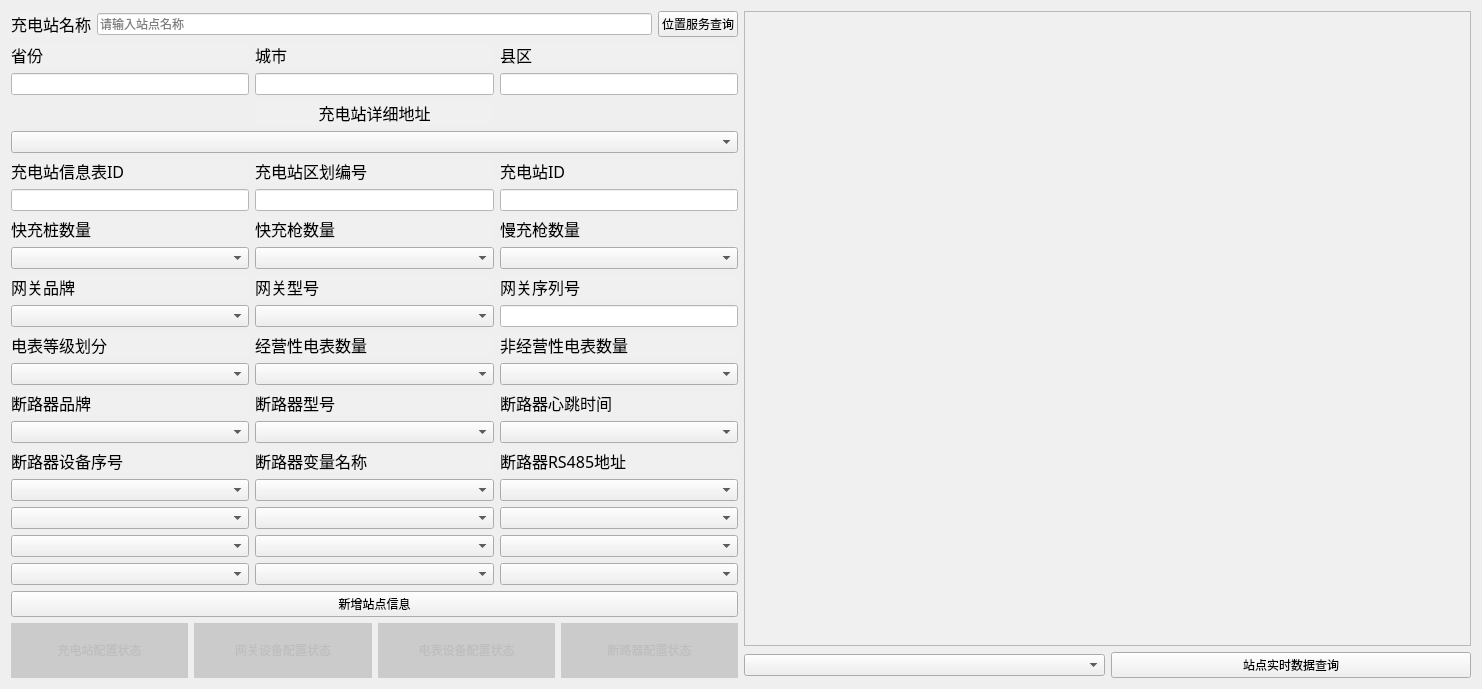
<?xml version="1.0" encoding="UTF-8"?>
<ui version="4.0">
 <class>Form</class>
 <widget class="QWidget" name="Form">
  <property name="geometry">
   <rect>
    <x>0</x>
    <y>0</y>
    <width>1482</width>
    <height>689</height>
   </rect>
  </property>
  <property name="contextMenuPolicy">
   <enum>Qt::DefaultContextMenu</enum>
  </property>
  <property name="windowTitle">
   <string>站点信息配置</string>
  </property>
  <property name="toolTip">
   <string/>
  </property>
  <layout class="QGridLayout" name="gridLayout">
   <item row="0" column="0">
    <layout class="QHBoxLayout" name="horizontalLayout">
     <item>
      <layout class="QVBoxLayout" name="verticalLayout">
       <item>
        <layout class="QGridLayout" name="gridLayout_3">
         <item row="19" column="2">
          <widget class="QComboBox" name="comboBox_cut_485_address_1">
           <property name="styleSheet">
            <string notr="true">font: 75 12pt &quot;Times New Roman&quot;;
font: 75 12pt &quot;宋体&quot;;</string>
           </property>
          </widget>
         </item>
         <item row="4" column="2">
          <widget class="QLabel" name="label_24">
           <property name="font">
            <font>
             <family>宋体</family>
             <pointsize>12</pointsize>
             <weight>9</weight>
             <italic>false</italic>
             <bold>false</bold>
            </font>
           </property>
           <property name="styleSheet">
            <string notr="true">background-color: rgb(240, 240, 240);
font: 75 12pt &quot;Times New Roman&quot;;
font: 75 12pt &quot;宋体&quot;;</string>
           </property>
           <property name="text">
            <string extracomment="是否">县区</string>
           </property>
          </widget>
         </item>
         <item row="12" column="0">
          <widget class="QLabel" name="label_34">
           <property name="font">
            <font>
             <family>宋体</family>
             <pointsize>12</pointsize>
             <weight>9</weight>
             <italic>false</italic>
             <bold>false</bold>
            </font>
           </property>
           <property name="styleSheet">
            <string notr="true">background-color: rgb(240, 240, 240);
font: 75 12pt &quot;Times New Roman&quot;;
font: 75 12pt &quot;宋体&quot;;</string>
           </property>
           <property name="text">
            <string>网关品牌</string>
           </property>
          </widget>
         </item>
         <item row="12" column="2">
          <widget class="QLabel" name="label_33">
           <property name="font">
            <font>
             <family>宋体</family>
             <pointsize>12</pointsize>
             <weight>9</weight>
             <italic>false</italic>
             <bold>false</bold>
            </font>
           </property>
           <property name="styleSheet">
            <string notr="true">background-color: rgb(240, 240, 240);
font: 75 12pt &quot;Times New Roman&quot;;
font: 75 12pt &quot;宋体&quot;;</string>
           </property>
           <property name="text">
            <string>网关序列号</string>
           </property>
          </widget>
         </item>
         <item row="17" column="0">
          <widget class="QComboBox" name="comboBox_cut_brand">
           <property name="styleSheet">
            <string notr="true">font: 75 12pt &quot;Times New Roman&quot;;
font: 75 12pt &quot;宋体&quot;;</string>
           </property>
          </widget>
         </item>
         <item row="9" column="1">
          <widget class="QLineEdit" name="adcode_edit">
           <property name="enabled">
            <bool>false</bool>
           </property>
           <property name="styleSheet">
            <string notr="true">background-color: rgb(255, 255, 255);
font: 75 12pt &quot;Times New Roman&quot;;
font: 75 12pt &quot;宋体&quot;;</string>
           </property>
           <property name="text">
            <string/>
           </property>
           <property name="readOnly">
            <bool>true</bool>
           </property>
           <property name="placeholderText">
            <string/>
           </property>
          </widget>
         </item>
         <item row="21" column="1">
          <widget class="QComboBox" name="comboBox_cut_variable_3">
           <property name="styleSheet">
            <string notr="true">font: 75 12pt &quot;Times New Roman&quot;;
font: 75 12pt &quot;宋体&quot;;</string>
           </property>
          </widget>
         </item>
         <item row="21" column="2">
          <widget class="QComboBox" name="comboBox_cut_485_address_3">
           <property name="styleSheet">
            <string notr="true">font: 75 12pt &quot;Times New Roman&quot;;
font: 75 12pt &quot;宋体&quot;;</string>
           </property>
          </widget>
         </item>
         <item row="11" column="0">
          <widget class="QComboBox" name="comboBox_fast_pile_num">
           <property name="enabled">
            <bool>true</bool>
           </property>
           <property name="styleSheet">
            <string notr="true">font: 75 12pt &quot;Times New Roman&quot;;
font: 75 12pt &quot;宋体&quot;;</string>
           </property>
          </widget>
         </item>
         <item row="13" column="1">
          <widget class="QComboBox" name="comboBox_gateway_model">
           <property name="styleSheet">
            <string notr="true">font: 75 12pt &quot;Times New Roman&quot;;
font: 75 12pt &quot;宋体&quot;;</string>
           </property>
          </widget>
         </item>
         <item row="15" column="0">
          <widget class="QComboBox" name="comboBox_electricity_level">
           <property name="enabled">
            <bool>true</bool>
           </property>
           <property name="styleSheet">
            <string notr="true">font: 75 12pt &quot;Times New Roman&quot;;
font: 75 12pt &quot;宋体&quot;;</string>
           </property>
          </widget>
         </item>
         <item row="19" column="0">
          <widget class="QComboBox" name="comboBox_cut_serial_1">
           <property name="styleSheet">
            <string notr="true">font: 75 12pt &quot;Times New Roman&quot;;
font: 75 12pt &quot;宋体&quot;;</string>
           </property>
          </widget>
         </item>
         <item row="4" column="1">
          <widget class="QLabel" name="label_23">
           <property name="font">
            <font>
             <family>宋体</family>
             <pointsize>12</pointsize>
             <weight>9</weight>
             <italic>false</italic>
             <bold>false</bold>
            </font>
           </property>
           <property name="styleSheet">
            <string notr="true">background-color: rgb(240, 240, 240);
font: 75 12pt &quot;Times New Roman&quot;;
font: 75 12pt &quot;宋体&quot;;</string>
           </property>
           <property name="text">
            <string>城市</string>
           </property>
          </widget>
         </item>
         <item row="22" column="2">
          <widget class="QComboBox" name="comboBox_cut_485_address_4">
           <property name="styleSheet">
            <string notr="true">font: 75 12pt &quot;Times New Roman&quot;;
font: 75 12pt &quot;宋体&quot;;</string>
           </property>
          </widget>
         </item>
         <item row="8" column="1">
          <widget class="QLabel" name="label_29">
           <property name="font">
            <font>
             <family>宋体</family>
             <pointsize>12</pointsize>
             <weight>9</weight>
             <italic>false</italic>
             <bold>false</bold>
            </font>
           </property>
           <property name="styleSheet">
            <string notr="true">background-color: rgb(240, 240, 240);
font: 75 12pt &quot;Times New Roman&quot;;
font: 75 12pt &quot;宋体&quot;;</string>
           </property>
           <property name="text">
            <string>充电站区划编号</string>
           </property>
          </widget>
         </item>
         <item row="22" column="1">
          <widget class="QComboBox" name="comboBox_cut_variable_4">
           <property name="styleSheet">
            <string notr="true">font: 75 12pt &quot;Times New Roman&quot;;
font: 75 12pt &quot;宋体&quot;;</string>
           </property>
          </widget>
         </item>
         <item row="5" column="2">
          <widget class="QLineEdit" name="region_name_edit">
           <property name="enabled">
            <bool>false</bool>
           </property>
           <property name="styleSheet">
            <string notr="true">background-color: rgb(255, 255, 255);
font: 75 12pt &quot;Times New Roman&quot;;
font: 75 12pt &quot;宋体&quot;;</string>
           </property>
           <property name="text">
            <string/>
           </property>
           <property name="readOnly">
            <bool>true</bool>
           </property>
           <property name="placeholderText">
            <string/>
           </property>
          </widget>
         </item>
         <item row="5" column="1">
          <widget class="QLineEdit" name="city_name_edit">
           <property name="enabled">
            <bool>false</bool>
           </property>
           <property name="styleSheet">
            <string notr="true">background-color: rgb(255, 255, 255);
font: 75 12pt &quot;Times New Roman&quot;;
font: 75 12pt &quot;宋体&quot;;</string>
           </property>
           <property name="text">
            <string/>
           </property>
           <property name="readOnly">
            <bool>true</bool>
           </property>
           <property name="placeholderText">
            <string/>
           </property>
          </widget>
         </item>
         <item row="6" column="1">
          <widget class="QLabel" name="label_25">
           <property name="font">
            <font>
             <family>宋体</family>
             <pointsize>12</pointsize>
             <weight>9</weight>
             <italic>false</italic>
             <bold>false</bold>
            </font>
           </property>
           <property name="styleSheet">
            <string notr="true">background-color: rgb(240, 240, 240);
font: 75 12pt &quot;Times New Roman&quot;;
font: 75 12pt &quot;宋体&quot;;</string>
           </property>
           <property name="text">
            <string>&lt;html&gt;&lt;head/&gt;&lt;body&gt;&lt;p align=&quot;center&quot;&gt;充电站详细地址&lt;/p&gt;&lt;/body&gt;&lt;/html&gt;</string>
           </property>
          </widget>
         </item>
         <item row="18" column="0">
          <widget class="QLabel" name="label_41">
           <property name="font">
            <font>
             <family>宋体</family>
             <pointsize>12</pointsize>
             <weight>9</weight>
             <italic>false</italic>
             <bold>false</bold>
            </font>
           </property>
           <property name="styleSheet">
            <string notr="true">background-color: rgb(240, 240, 240);
font: 75 12pt &quot;Times New Roman&quot;;
font: 75 12pt &quot;宋体&quot;;</string>
           </property>
           <property name="text">
            <string>断路器设备序号</string>
           </property>
          </widget>
         </item>
         <item row="17" column="2">
          <widget class="QComboBox" name="comboBox_cut_heart">
           <property name="styleSheet">
            <string notr="true">font: 75 12pt &quot;Times New Roman&quot;;
font: 75 12pt &quot;宋体&quot;;</string>
           </property>
          </widget>
         </item>
         <item row="10" column="0">
          <widget class="QLabel" name="label_28">
           <property name="font">
            <font>
             <family>宋体</family>
             <pointsize>12</pointsize>
             <weight>9</weight>
             <italic>false</italic>
             <bold>false</bold>
            </font>
           </property>
           <property name="styleSheet">
            <string notr="true">background-color: rgb(240, 240, 240);
font: 75 12pt &quot;Times New Roman&quot;;
font: 75 12pt &quot;宋体&quot;;</string>
           </property>
           <property name="text">
            <string>快充桩数量</string>
           </property>
          </widget>
         </item>
         <item row="9" column="0">
          <widget class="QLineEdit" name="sql_table_id_edit">
           <property name="enabled">
            <bool>false</bool>
           </property>
           <property name="styleSheet">
            <string notr="true">background-color: rgb(255, 255, 255);
font: 75 12pt &quot;Times New Roman&quot;;
font: 75 12pt &quot;宋体&quot;;</string>
           </property>
           <property name="text">
            <string/>
           </property>
           <property name="readOnly">
            <bool>true</bool>
           </property>
           <property name="placeholderText">
            <string/>
           </property>
          </widget>
         </item>
         <item row="14" column="1">
          <widget class="QLabel" name="label_37">
           <property name="font">
            <font>
             <family>宋体</family>
             <pointsize>12</pointsize>
             <weight>9</weight>
             <italic>false</italic>
             <bold>false</bold>
            </font>
           </property>
           <property name="styleSheet">
            <string notr="true">background-color: rgb(240, 240, 240);
font: 75 12pt &quot;Times New Roman&quot;;
font: 75 12pt &quot;宋体&quot;;</string>
           </property>
           <property name="text">
            <string>经营性电表数量</string>
           </property>
          </widget>
         </item>
         <item row="4" column="0">
          <widget class="QLabel" name="label_22">
           <property name="font">
            <font>
             <family>宋体</family>
             <pointsize>12</pointsize>
             <weight>9</weight>
             <italic>false</italic>
             <bold>false</bold>
            </font>
           </property>
           <property name="styleSheet">
            <string notr="true">background-color: rgb(240, 240, 240);
font: 75 12pt &quot;Times New Roman&quot;;
font: 75 12pt &quot;宋体&quot;;</string>
           </property>
           <property name="text">
            <string>省份</string>
           </property>
          </widget>
         </item>
         <item row="18" column="2">
          <widget class="QLabel" name="label_39">
           <property name="font">
            <font>
             <family>宋体</family>
             <pointsize>12</pointsize>
             <weight>9</weight>
             <italic>false</italic>
             <bold>false</bold>
            </font>
           </property>
           <property name="styleSheet">
            <string notr="true">background-color: rgb(240, 240, 240);
font: 75 12pt &quot;Times New Roman&quot;;
font: 75 12pt &quot;宋体&quot;;</string>
           </property>
           <property name="text">
            <string>断路器RS485地址</string>
           </property>
          </widget>
         </item>
         <item row="16" column="0">
          <widget class="QLabel" name="label_40">
           <property name="font">
            <font>
             <family>宋体</family>
             <pointsize>12</pointsize>
             <weight>9</weight>
             <italic>false</italic>
             <bold>false</bold>
            </font>
           </property>
           <property name="styleSheet">
            <string notr="true">background-color: rgb(240, 240, 240);
font: 75 12pt &quot;Times New Roman&quot;;
font: 75 12pt &quot;宋体&quot;;</string>
           </property>
           <property name="text">
            <string>断路器品牌</string>
           </property>
          </widget>
         </item>
         <item row="15" column="1">
          <widget class="QComboBox" name="comboBox_strong_electricity_num">
           <property name="enabled">
            <bool>true</bool>
           </property>
           <property name="styleSheet">
            <string notr="true">font: 75 12pt &quot;Times New Roman&quot;;
font: 75 12pt &quot;宋体&quot;;</string>
           </property>
          </widget>
         </item>
         <item row="15" column="2">
          <widget class="QComboBox" name="comboBox_weak_electricity_num">
           <property name="enabled">
            <bool>true</bool>
           </property>
           <property name="styleSheet">
            <string notr="true">font: 75 12pt &quot;Times New Roman&quot;;
font: 75 12pt &quot;宋体&quot;;</string>
           </property>
          </widget>
         </item>
         <item row="16" column="1">
          <widget class="QLabel" name="label_38">
           <property name="font">
            <font>
             <family>宋体</family>
             <pointsize>12</pointsize>
             <weight>9</weight>
             <italic>false</italic>
             <bold>false</bold>
            </font>
           </property>
           <property name="styleSheet">
            <string notr="true">background-color: rgb(240, 240, 240);
font: 75 12pt &quot;Times New Roman&quot;;
font: 75 12pt &quot;宋体&quot;;</string>
           </property>
           <property name="text">
            <string>断路器型号</string>
           </property>
          </widget>
         </item>
         <item row="20" column="2">
          <widget class="QComboBox" name="comboBox_cut_485_address_2">
           <property name="styleSheet">
            <string notr="true">font: 75 12pt &quot;Times New Roman&quot;;
font: 75 12pt &quot;宋体&quot;;</string>
           </property>
          </widget>
         </item>
         <item row="14" column="2">
          <widget class="QLabel" name="label_35">
           <property name="font">
            <font>
             <family>宋体</family>
             <pointsize>12</pointsize>
             <weight>9</weight>
             <italic>false</italic>
             <bold>false</bold>
            </font>
           </property>
           <property name="styleSheet">
            <string notr="true">background-color: rgb(240, 240, 240);
font: 75 12pt &quot;Times New Roman&quot;;
font: 75 12pt &quot;宋体&quot;;</string>
           </property>
           <property name="text">
            <string>非经营性电表数量</string>
           </property>
          </widget>
         </item>
         <item row="8" column="2">
          <widget class="QLabel" name="label_30">
           <property name="font">
            <font>
             <family>宋体</family>
             <pointsize>12</pointsize>
             <weight>9</weight>
             <italic>false</italic>
             <bold>false</bold>
            </font>
           </property>
           <property name="styleSheet">
            <string notr="true">background-color: rgb(240, 240, 240);
font: 75 12pt &quot;Times New Roman&quot;;
font: 75 12pt &quot;宋体&quot;;</string>
           </property>
           <property name="text">
            <string>充电站ID</string>
           </property>
          </widget>
         </item>
         <item row="21" column="0">
          <widget class="QComboBox" name="comboBox_cut_serial_3">
           <property name="styleSheet">
            <string notr="true">font: 75 12pt &quot;Times New Roman&quot;;
font: 75 12pt &quot;宋体&quot;;</string>
           </property>
          </widget>
         </item>
         <item row="18" column="1">
          <widget class="QLabel" name="label_43">
           <property name="font">
            <font>
             <family>宋体</family>
             <pointsize>12</pointsize>
             <weight>9</weight>
             <italic>false</italic>
             <bold>false</bold>
            </font>
           </property>
           <property name="styleSheet">
            <string notr="true">background-color: rgb(240, 240, 240);
font: 75 12pt &quot;Times New Roman&quot;;
font: 75 12pt &quot;宋体&quot;;</string>
           </property>
           <property name="text">
            <string>断路器变量名称</string>
           </property>
          </widget>
         </item>
         <item row="8" column="0">
          <widget class="QLabel" name="label_31">
           <property name="font">
            <font>
             <family>宋体</family>
             <pointsize>12</pointsize>
             <weight>9</weight>
             <italic>false</italic>
             <bold>false</bold>
            </font>
           </property>
           <property name="styleSheet">
            <string notr="true">background-color: rgb(240, 240, 240);
font: 75 12pt &quot;Times New Roman&quot;;
font: 75 12pt &quot;宋体&quot;;</string>
           </property>
           <property name="text">
            <string>充电站信息表ID</string>
           </property>
          </widget>
         </item>
         <item row="17" column="1">
          <widget class="QComboBox" name="comboBox_cut_model">
           <property name="styleSheet">
            <string notr="true">font: 75 12pt &quot;Times New Roman&quot;;
font: 75 12pt &quot;宋体&quot;;</string>
           </property>
          </widget>
         </item>
         <item row="12" column="1">
          <widget class="QLabel" name="label_32">
           <property name="font">
            <font>
             <family>宋体</family>
             <pointsize>12</pointsize>
             <weight>9</weight>
             <italic>false</italic>
             <bold>false</bold>
            </font>
           </property>
           <property name="styleSheet">
            <string notr="true">background-color: rgb(240, 240, 240);
font: 75 12pt &quot;Times New Roman&quot;;
font: 75 12pt &quot;宋体&quot;;</string>
           </property>
           <property name="text">
            <string>网关型号</string>
           </property>
          </widget>
         </item>
         <item row="10" column="1">
          <widget class="QLabel" name="label_27">
           <property name="font">
            <font>
             <family>宋体</family>
             <pointsize>12</pointsize>
             <weight>9</weight>
             <italic>false</italic>
             <bold>false</bold>
            </font>
           </property>
           <property name="styleSheet">
            <string notr="true">background-color: rgb(240, 240, 240);
font: 75 12pt &quot;Times New Roman&quot;;
font: 75 12pt &quot;宋体&quot;;</string>
           </property>
           <property name="text">
            <string>快充枪数量</string>
           </property>
          </widget>
         </item>
         <item row="14" column="0">
          <widget class="QLabel" name="label_36">
           <property name="font">
            <font>
             <family>宋体</family>
             <pointsize>12</pointsize>
             <weight>9</weight>
             <italic>false</italic>
             <bold>false</bold>
            </font>
           </property>
           <property name="styleSheet">
            <string notr="true">background-color: rgb(240, 240, 240);
font: 75 12pt &quot;Times New Roman&quot;;
font: 75 12pt &quot;宋体&quot;;</string>
           </property>
           <property name="text">
            <string>电表等级划分</string>
           </property>
          </widget>
         </item>
         <item row="13" column="2">
          <widget class="QLineEdit" name="gateway_serial_edit">
           <property name="styleSheet">
            <string notr="true">background-color: rgb(255, 255, 255);
font: 75 12pt &quot;Times New Roman&quot;;
font: 75 12pt &quot;宋体&quot;;</string>
           </property>
           <property name="text">
            <string/>
           </property>
           <property name="placeholderText">
            <string/>
           </property>
          </widget>
         </item>
         <item row="9" column="2">
          <widget class="QLineEdit" name="position_id_edit">
           <property name="enabled">
            <bool>false</bool>
           </property>
           <property name="styleSheet">
            <string notr="true">background-color: rgb(255, 255, 255);
font: 75 12pt &quot;Times New Roman&quot;;
font: 75 12pt &quot;宋体&quot;;</string>
           </property>
           <property name="text">
            <string/>
           </property>
           <property name="readOnly">
            <bool>true</bool>
           </property>
           <property name="placeholderText">
            <string/>
           </property>
          </widget>
         </item>
         <item row="11" column="1">
          <widget class="QComboBox" name="comboBox_fast_gun_num">
           <property name="enabled">
            <bool>true</bool>
           </property>
           <property name="styleSheet">
            <string notr="true">font: 75 12pt &quot;Times New Roman&quot;;
font: 75 12pt &quot;宋体&quot;;</string>
           </property>
          </widget>
         </item>
         <item row="19" column="1">
          <widget class="QComboBox" name="comboBox_cut_variable_1">
           <property name="styleSheet">
            <string notr="true">font: 75 12pt &quot;Times New Roman&quot;;
font: 75 12pt &quot;宋体&quot;;</string>
           </property>
          </widget>
         </item>
         <item row="5" column="0">
          <widget class="QLineEdit" name="province_name_edit">
           <property name="enabled">
            <bool>false</bool>
           </property>
           <property name="styleSheet">
            <string notr="true">background-color: rgb(255, 255, 255);
font: 75 12pt &quot;Times New Roman&quot;;
font: 75 12pt &quot;宋体&quot;;</string>
           </property>
           <property name="text">
            <string/>
           </property>
           <property name="readOnly">
            <bool>true</bool>
           </property>
           <property name="placeholderText">
            <string/>
           </property>
          </widget>
         </item>
         <item row="16" column="2">
          <widget class="QLabel" name="label_42">
           <property name="font">
            <font>
             <family>宋体</family>
             <pointsize>12</pointsize>
             <weight>9</weight>
             <italic>false</italic>
             <bold>false</bold>
            </font>
           </property>
           <property name="styleSheet">
            <string notr="true">background-color: rgb(240, 240, 240);
font: 75 12pt &quot;Times New Roman&quot;;
font: 75 12pt &quot;宋体&quot;;</string>
           </property>
           <property name="text">
            <string>断路器心跳时间</string>
           </property>
          </widget>
         </item>
         <item row="20" column="1">
          <widget class="QComboBox" name="comboBox_cut_variable_2">
           <property name="styleSheet">
            <string notr="true">font: 75 12pt &quot;Times New Roman&quot;;
font: 75 12pt &quot;宋体&quot;;</string>
           </property>
          </widget>
         </item>
         <item row="11" column="2">
          <widget class="QComboBox" name="comboBox_slow_gun_num">
           <property name="enabled">
            <bool>true</bool>
           </property>
           <property name="styleSheet">
            <string notr="true">font: 75 12pt &quot;Times New Roman&quot;;
font: 75 12pt &quot;宋体&quot;;</string>
           </property>
          </widget>
         </item>
         <item row="7" column="0" colspan="3">
          <widget class="QComboBox" name="comboBox_position_place">
           <property name="enabled">
            <bool>true</bool>
           </property>
           <property name="styleSheet">
            <string notr="true">font: 75 12pt &quot;Times New Roman&quot;;
font: 75 12pt &quot;宋体&quot;;
</string>
           </property>
          </widget>
         </item>
         <item row="20" column="0">
          <widget class="QComboBox" name="comboBox_cut_serial_2">
           <property name="styleSheet">
            <string notr="true">font: 75 12pt &quot;Times New Roman&quot;;
font: 75 12pt &quot;宋体&quot;;</string>
           </property>
          </widget>
         </item>
         <item row="10" column="2">
          <widget class="QLabel" name="label_26">
           <property name="font">
            <font>
             <family>宋体</family>
             <pointsize>12</pointsize>
             <weight>9</weight>
             <italic>false</italic>
             <bold>false</bold>
            </font>
           </property>
           <property name="styleSheet">
            <string notr="true">background-color: rgb(240, 240, 240);
font: 75 12pt &quot;Times New Roman&quot;;
font: 75 12pt &quot;宋体&quot;;</string>
           </property>
           <property name="text">
            <string>慢充枪数量</string>
           </property>
          </widget>
         </item>
         <item row="13" column="0">
          <widget class="QComboBox" name="comboBox_gateway_brand">
           <property name="styleSheet">
            <string notr="true">font: 75 12pt &quot;Times New Roman&quot;;
font: 75 12pt &quot;宋体&quot;;</string>
           </property>
          </widget>
         </item>
         <item row="22" column="0">
          <widget class="QComboBox" name="comboBox_cut_serial_4">
           <property name="styleSheet">
            <string notr="true">font: 75 12pt &quot;Times New Roman&quot;;
font: 75 12pt &quot;宋体&quot;;</string>
           </property>
          </widget>
         </item>
         <item row="3" column="0" colspan="3">
          <layout class="QHBoxLayout" name="horizontalLayout_3">
           <item>
            <widget class="QLabel" name="label_21">
             <property name="font">
              <font>
               <family>宋体</family>
               <pointsize>12</pointsize>
               <weight>9</weight>
               <italic>false</italic>
               <bold>false</bold>
              </font>
             </property>
             <property name="styleSheet">
              <string notr="true">background-color: rgb(240, 240, 240);
font: 75 12pt &quot;Times New Roman&quot;;
font: 75 12pt &quot;宋体&quot;;</string>
             </property>
             <property name="text">
              <string>&lt;html&gt;&lt;head/&gt;&lt;body&gt;&lt;p align=&quot;right&quot;&gt;充电站名称&lt;/p&gt;&lt;/body&gt;&lt;/html&gt;</string>
             </property>
            </widget>
           </item>
           <item>
            <widget class="QLineEdit" name="position_name_edit">
             <property name="styleSheet">
              <string notr="true">background-color: rgb(255, 255, 255);
font: 75 12pt &quot;Times New Roman&quot;;
font: 75 12pt &quot;宋体&quot;;</string>
             </property>
             <property name="text">
              <string/>
             </property>
             <property name="placeholderText">
              <string>请输入站点名称</string>
             </property>
            </widget>
           </item>
           <item>
            <widget class="QPushButton" name="query_service_pushButton">
             <property name="styleSheet">
              <string notr="true">background-color: rgb(240, 240, 240);
font: 75 12pt &quot;Times New Roman&quot;;
font: 75 12pt &quot;宋体&quot;;</string>
             </property>
             <property name="text">
              <string>位置服务查询</string>
             </property>
            </widget>
           </item>
          </layout>
         </item>
        </layout>
       </item>
       <item>
        <layout class="QGridLayout" name="gridLayout_2">
         <item row="3" column="1">
          <widget class="QLabel" name="position_infos_label">
           <property name="enabled">
            <bool>false</bool>
           </property>
           <property name="styleSheet">
            <string notr="true">background-color: rgb(203, 203, 203);
font: 75 12pt &quot;Times New Roman&quot;;</string>
           </property>
           <property name="text">
            <string>&lt;html&gt;&lt;head/&gt;&lt;body&gt;&lt;p align=&quot;center&quot;&gt;充电站配置状态&lt;/p&gt;&lt;/body&gt;&lt;/html&gt;</string>
           </property>
          </widget>
         </item>
         <item row="3" column="2">
          <widget class="QLabel" name="gateway_infos_label">
           <property name="enabled">
            <bool>false</bool>
           </property>
           <property name="styleSheet">
            <string notr="true">background-color: rgb(203, 203, 203);
font: 75 12pt &quot;Times New Roman&quot;;</string>
           </property>
           <property name="text">
            <string>&lt;html&gt;&lt;head/&gt;&lt;body&gt;&lt;p align=&quot;center&quot;&gt;网关设备配置状态&lt;/p&gt;&lt;/body&gt;&lt;/html&gt;</string>
           </property>
          </widget>
         </item>
         <item row="3" column="3">
          <widget class="QLabel" name="electricity_infos_label">
           <property name="enabled">
            <bool>false</bool>
           </property>
           <property name="styleSheet">
            <string notr="true">background-color: rgb(203, 203, 203);
font: 75 12pt &quot;Times New Roman&quot;;</string>
           </property>
           <property name="text">
            <string>&lt;html&gt;&lt;head/&gt;&lt;body&gt;&lt;p align=&quot;center&quot;&gt;电表设备配置状态&lt;/p&gt;&lt;/body&gt;&lt;/html&gt;</string>
           </property>
          </widget>
         </item>
         <item row="3" column="4">
          <widget class="QLabel" name="cut_infos_label">
           <property name="enabled">
            <bool>false</bool>
           </property>
           <property name="styleSheet">
            <string notr="true">background-color: rgb(203, 203, 203);
font: 75 12pt &quot;Times New Roman&quot;;</string>
           </property>
           <property name="text">
            <string>&lt;html&gt;&lt;head/&gt;&lt;body&gt;&lt;p align=&quot;center&quot;&gt;断路器配置状态&lt;/p&gt;&lt;/body&gt;&lt;/html&gt;</string>
           </property>
          </widget>
         </item>
         <item row="1" column="1" colspan="4">
          <widget class="QPushButton" name="add_position_pushButton">
           <property name="styleSheet">
            <string notr="true">background-color: rgb(240, 240, 240);
font: 75 12pt &quot;Times New Roman&quot;;
font: 75 12pt &quot;宋体&quot;;</string>
           </property>
           <property name="text">
            <string>新增站点信息</string>
           </property>
          </widget>
         </item>
        </layout>
       </item>
      </layout>
     </item>
     <item>
      <layout class="QVBoxLayout" name="verticalLayout_2">
       <item>
        <widget class="QTextBrowser" name="position_data_label">
         <property name="enabled">
          <bool>true</bool>
         </property>
         <property name="styleSheet">
          <string notr="true">background-color: rgb(240, 240, 240);
font: 75 12pt &quot;Times New Roman&quot;;
font: 75 12pt &quot;宋体&quot;;</string>
         </property>
        </widget>
       </item>
       <item>
        <layout class="QHBoxLayout" name="horizontalLayout_2">
         <item>
          <widget class="QComboBox" name="position_data_query_comboBox">
           <property name="styleSheet">
            <string notr="true">font: 75 12pt &quot;Times New Roman&quot;;
font: 75 12pt &quot;宋体&quot;;</string>
           </property>
          </widget>
         </item>
         <item>
          <widget class="QPushButton" name="position_data_query_pushButton">
           <property name="styleSheet">
            <string notr="true">background-color: rgb(240, 240, 240);
font: 75 12pt &quot;Times New Roman&quot;;
font: 75 12pt &quot;宋体&quot;;</string>
           </property>
           <property name="text">
            <string>站点实时数据查询</string>
           </property>
          </widget>
         </item>
        </layout>
       </item>
      </layout>
     </item>
    </layout>
   </item>
  </layout>
 </widget>
 <resources/>
 <connections/>
</ui>
